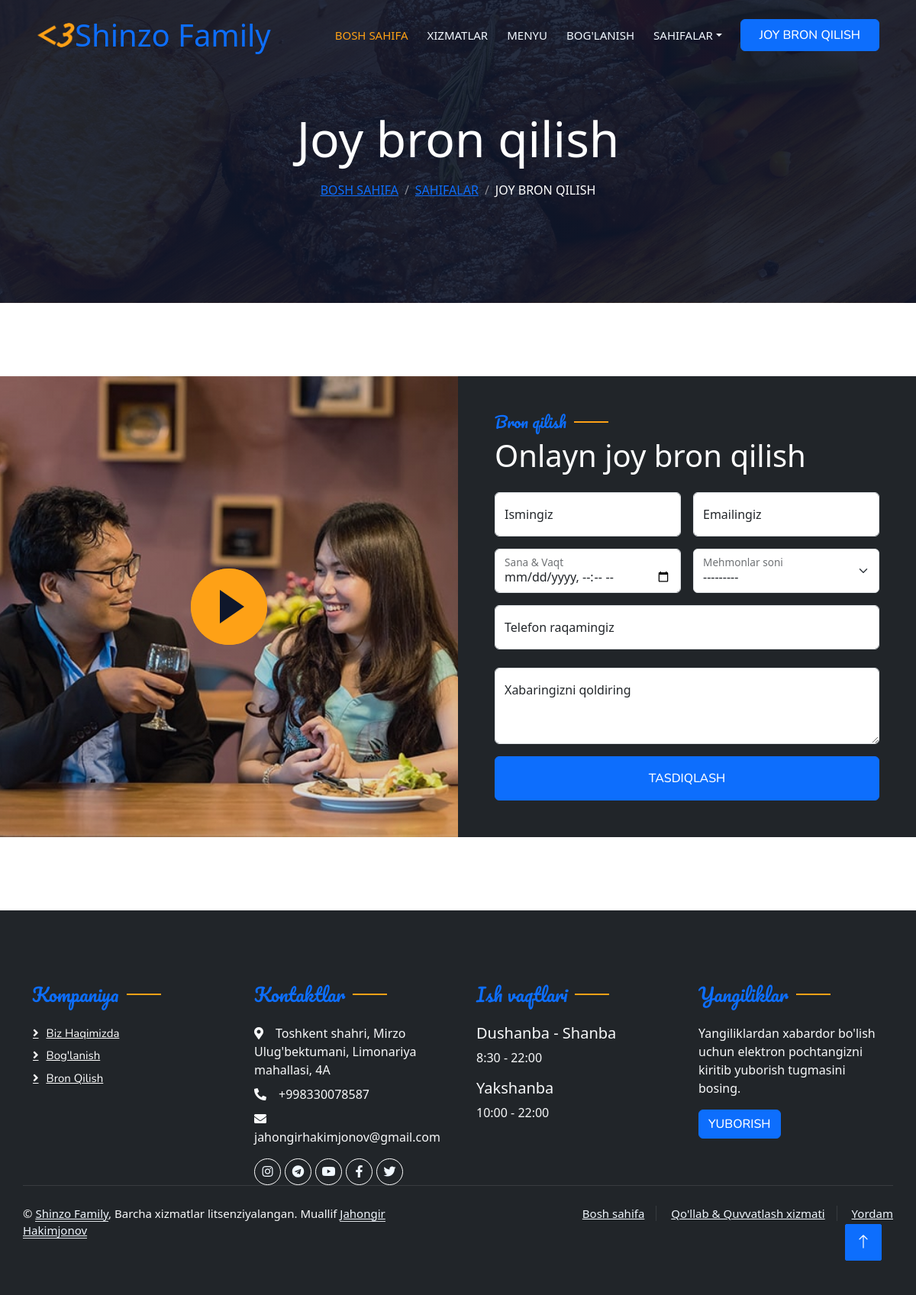
The page /booking/ on the database its author committed.
### apps/restaurant/models.py (models this page shows, shortened)
class Home(AbstractBaseModel):
    name = models.CharField(max_length=255)
    title = models.CharField(max_length=255)
    description = models.TextField()
    address = models.TextField()
    phone = models.ForeignKey(
        PhoneNumbers,
        related_name="home_phone",
        on_delete=models.CASCADE,
        null=True,
        blank=True,
    )
    email = models.ForeignKey(
        Emails,
        related_name="home_email",
        on_delete=models.CASCADE,
        null=True,
        blank=True,
    )
    website = models.URLField()
    facebook = models.URLField()
    instagram = models.URLField()
    twitter = models.URLField()
    telegram = models.URLField()
    youtube = models.URLField()
    youtube_video = models.URLField()
    image = models.ImageField(upload_to="home/")
    logo = models.ImageField(upload_to="home/")
    class Meta:
        verbose_name = "Home"
        verbose_name_plural = "Home"
        db_table = "home"

class PhoneNumbers(AbstractBaseModel):
    title = models.CharField(max_length=255)
    phone = models.CharField(max_length=20)
    class Meta:
        verbose_name = "Phone Number"
        verbose_name_plural = "Phone Numbers"
        db_table = "phone_numbers"
    def __str__(self):
        return self.phone

class Emails(AbstractBaseModel):
    title = models.CharField(max_length=255)
    email = models.EmailField()
    class Meta:
        verbose_name = "Email"
        verbose_name_plural = "Emails"
        db_table = "emails"
    def __str__(self):
        return self.email

class WorkTime(AbstractBaseModel):
    day = models.CharField(max_length=255)
    start_time = models.TimeField()
    end_time = models.TimeField()
    class Meta:
        verbose_name = "Work Time"
        verbose_name_plural = "Work Times"
        db_table = "work_time"

### apps/restaurant/views.py (the view, shortened to what this page needs)
# urls.py: path("booking/", BookingView.as_view(), name="booking"),
class BookingView(FormView):
    template_name = "booking.html"
    form_class = ReservationCreateForm
    success_url = reverse_lazy("restaurant:booking")

### apps/restaurant/views.py (called while the page is built)
def worktimes(request):
    worktime = WorkTime.objects.all()
    return {"worktime": worktime}

def contacts(request):
    home = Home.objects.first()
    return {"home": home}

### templates/booking.html (shortened to what this page needs)
{% extends 'base.html' %}
{% load static %}
{% block content %}
    <div class="container-xxl py-5 bg-dark hero-header mb-5">
        <div class="container text-center my-5 pt-5 pb-4">
            <h1 class="display-3 text-white mb-3 animated slideInDown">Joy bron qilish</h1>
            <nav aria-label="breadcrumb">
                <ol class="breadcrumb justify-content-center text-uppercase">
                    <li class="breadcrumb-item"><a href="{% url 'restaurant:home' %}">Bosh sahifa</a></li>
                    <li class="breadcrumb-item"><a href="#">Sahifalar</a></li>
                    <li class="breadcrumb-item text-white active" aria-current="page">Joy bron qilish</li>
                </ol>
            </nav>
        </div>
    </div>
    {% include 'section/booking_section.html' %}
{% endblock %}

### templates/base.html (shortened to what this page needs)
{% load static %}
<!DOCTYPE html>
<html lang="en" xmlns="http://www.w3.org/1999/html">
<head>
    <link href="https://cdnjs.cloudflare.com/ajax/libs/font-awesome/5.10.0/css/all.min.css" rel="stylesheet">
    <link href="https://cdn.jsdelivr.net/npm/bootstrap-icons@1.4.1/font/bootstrap-icons.css" rel="stylesheet">
    <link href="{% static 'lib/animate/animate.min.css' %}" rel="stylesheet">
    <link href="{% static 'lib/owlcarousel/assets/owl.carousel.min.css' %}" rel="stylesheet">
    <link href="{% static 'lib/tempusdominus/css/tempusdominus-bootstrap-4.min.css' %}" rel="stylesheet"/>
    <link href="{% static 'css/bootstrap.min.css' %}" rel="stylesheet">
    <link href="{% static 'css/style.css' %}" rel="stylesheet">
</head>
<body>
<div class="container-xxl bg-white p-0">
    <div class="container-xxl position-relative p-0">
        <nav class="navbar navbar-expand-lg navbar-dark bg-dark px-4 px-lg-5 py-3 py-lg-0">
            <a href="{% url 'restaurant:home' %}" class="navbar-brand p-0">
                <div class="d-flex align-items-center">
                    <img src="/media/{{ home.logo }}" alt="logo" class="img-fluid" style="height: 50px;">
                    <h1 class="text-primary m-0">{{ home.name }}</h1>
                </div>
            </a>
            <div class="collapse navbar-collapse" id="navbarCollapse">
                <div class="navbar-nav ms-auto py-0 pe-4">
                    <a href="{% url 'restaurant:home' %}" class="nav-item nav-link active">Bosh sahifa</a>
                    <a href="{% url 'restaurant:service' %}" class="nav-item nav-link">Xizmatlar</a>
                    <a href="{% url 'restaurant:menu' %}" class="nav-item nav-link">Menyu</a>
                    <a href="{% url 'restaurant:contact' %}" class="nav-item nav-link">Bog'lanish</a>
                    <div class="nav-item dropdown">
                        <a href="#" class="nav-link dropdown-toggle" data-bs-toggle="dropdown">Sahifalar</a>
                    </div>
                </div>
                <a href="{% url 'restaurant:booking' %}" class="btn btn-primary py-2 px-4">Joy bron qilish</a>
            </div>
        </nav>
    </div>
    {% block content %}
    {% endblock %}
    <div class="container-fluid bg-dark text-light footer pt-5 mt-5 wow fadeIn" data-wow-delay="0.0s">
        <div class="container py-5">
            <div class="row g-5">
                <div class="col-lg-3 col-md-6">
                    <h4 class="section-title ff-secondary text-start text-primary fw-normal mb-4">Kompaniya</h4>
                    <a class="btn btn-link" href="{% url 'restaurant:about' %}">Biz haqimizda</a>
                    <a class="btn btn-link" href="{% url 'restaurant:contact' %}">Bog'lanish</a>
                    <a class="btn btn-link" href="{% url 'restaurant:booking' %}">Bron qilish</a>
                </div>
                <div class="col-lg-3 col-md-6">
                    <h4 class="section-title ff-secondary text-start text-primary fw-normal mb-4">Kontaktlar</h4>
                    <p class="mb-2"><i class="fa fa-map-marker-alt me-3"></i>{{ home.address }}</p>
                    <p class="mb-2"><i class="fa fa-phone-alt me-3"></i>{{ home.phone }}</p>
                    <p class="mb-2"><i class="fa fa-envelope me-3"></i>{{ home.email }}</p>
                    <div class="d-flex pt-2">
                        <a class="btn btn-outline-light btn-social" href="{{ home.instagram }}"><i
                                class="fab fa-instagram"></i></a>
                        <a class="btn btn-outline-light btn-social" href="{{ home.telegram }}"><i
                                class="fab fa-telegram"></i></a>
                        <a class="btn btn-outline-light btn-social" href="{{ home.youtube }}"><i
                                class="fab fa-youtube"></i></a>
                        <a class="btn btn-outline-light btn-social" href="{{ home.facebook }}"><i
                                class="fab fa-facebook-f"></i></a>
                        <a class="btn btn-outline-light btn-social" href="{{ home.twitter }}"><i
                                class="fab fa-twitter"></i></a>
                    </div>
                </div>
                <div class="col-lg-3 col-md-6">
                    <h4 class="section-title ff-secondary text-start text-primary fw-normal mb-4">Ish vaqtlari</h4>
                    {% for time in worktime %}
                        <h5 class="text-light fw-normal">{{ time.day }}</h5>
                        <p>{{ time.start_time }} - {{ time.end_time }}</p>
                    {% endfor %}
                </div>
                <div class="col-lg-3 col-md-6">
                    <h4 class="section-title ff-secondary text-start text-primary fw-normal mb-4">Yangiliklar</h4>
                    <p>Yangiliklardan xabardor bo'lish uchun elektron pochtangizni kiritib yuborish tugmasini
                        bosing.</p>
                    <form method="post">
                        <div class="input-group mb-3">
                            <button type="submit" class="btn btn-primary">Yuborish</button>
                        </div>
                    </form>
                </div>
                <div class="container">
                    <div class="copyright">
                        <div class="row">
                            <div class="col-md-6 text-center text-md-start mb-3 mb-md-0">
                                &copy; <a class="border-bottom" href="{% url 'restaurant:home' %}">{{ home.name }}</a>,
                                Barcha xizmatlar
                                litsenziyalangan.
                                Muallif <a class="border-bottom" href="https://github.com/JahongirHakimjonov"> Jahongir
                                Hakimjonov</a>
                            </div>
                            <div class="col-md-6 text-center text-md-end">
                                <div class="footer-menu">
                                    <a href="{% url 'restaurant:home' %}">Bosh sahifa</a>
                                    <a href="">Qo'llab & Quvvatlash xizmati</a>
                                    <a href="{% url 'restaurant:contact' %}">Yordam</a>
                                </div>
                            </div>
                        </div>
                    </div>
                </div>
            </div>
            <a href="" class="btn btn-lg btn-primary btn-lg-square back-to-top"><i class="bi bi-arrow-up"></i></a>
        </div>
    </div>
</body>
</html>

### static/css/style.css (style rules this page uses)
:root { --primary: #FEA116; --light: #F1F8FF; --dark: #0F172B; }
.ff-secondary { font-family: 'Pacifico', cursive; }
.back-to-top { position: fixed; display: none; right: 45px; bottom: 45px; z-index: 99; }
.btn { font-family: 'Nunito', sans-serif; font-weight: 500; text-transform: uppercase; transition: .5s; }
.btn.btn-primary, .btn.btn-secondary { color: #FFFFFF; }
.btn-lg-square { width: 48px; height: 48px; }
.btn-square, .btn-sm-square, .btn-lg-square { padding: 0; display: flex; align-items: center; justify-content: center; font-weight: normal; border-radius: 2px; }
.navbar-dark .navbar-nav .nav-link { position: relative; margin-left: 25px; padding: 35px 0; font-size: 15px; color: var(--light) !important; text-transform: uppercase; font-weight: 500; outline: none; transition: .5s; }
.navbar-dark .navbar-nav .nav-link:hover, .navbar-dark .navbar-nav .nav-link.active { color: var(--primary) !important; }
.navbar-dark .navbar-brand img { max-height: 60px; transition: .5s; }
@media (min-width: 992px) { .navbar-dark { position: absolute; width: 100%; top: 0; left: 0; z-index: 999; background: transparent !important; } }
.hero-header { background: linear-gradient(rgba(15, 23, 43, .9), rgba(15, 23, 43, .9)), url(../img/bg-hero.jpg); background-position: center center; background-repeat: no-repeat; background-size: cover; }
.breadcrumb-item + .breadcrumb-item::before { color: rgba(255, 255, 255, .5); }
.section-title { position: relative; display: inline-block; }
.section-title::before { position: absolute; content: ""; width: 45px; height: 2px; top: 50%; left: -55px; margin-top: -1px; background: var(--primary); }
.section-title::after { position: absolute; content: ""; width: 45px; height: 2px; top: 50%; right: -55px; margin-top: -1px; background: var(--primary); }
.section-title.text-start::before, .section-title.text-end::after { display: none; }
.footer .btn.btn-social { margin-right: 5px; width: 35px; height: 35px; display: flex; align-items: center; justify-content: center; color: var(--light); border: 1px solid #FFFFFF; border-radius: 35px; transition: .3s; }
.footer .btn.btn-link { display: block; margin-bottom: 5px; padding: 0; text-align: left; color: #FFFFFF; font-size: 15px; font-weight: normal; text-transform: capitalize; transition: .3s; }
.footer .btn.btn-link::before { position: relative; content: "\f105"; font-family: "Font Awesome 5 Free"; font-weight: 900; margin-right: 10px; }
.footer .copyright { padding: 25px 0; font-size: 15px; border-top: 1px solid rgba(256, 256, 256, .1); }
.footer .copyright a { color: var(--light); }
.footer .footer-menu a { margin-right: 15px; padding-right: 15px; border-right: 1px solid rgba(255, 255, 255, .1); }
.footer .footer-menu a:last-child { margin-right: 0; padding-right: 0; border-right: none; }

### rows shown on the page
Home: logo (picture), name "Shinzo Family", address "Toshkent shahri, Mirzo Ulug'bektumani, Limonariya mahallasi, 4A", phone "+998330078587", email "jahongirhakimjonov@gmail.com"
WorkTime: day "Dushanba - Shanba", start_time "8:30", end_time "22:00"
WorkTime: day "Yakshanba", start_time "10:00", end_time "22:00"
